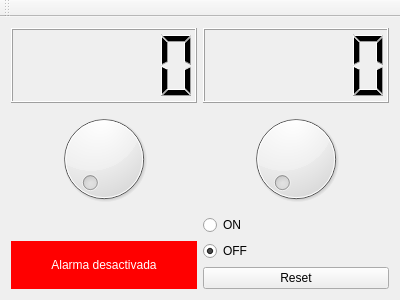
<?xml version="1.0" encoding="UTF-8"?>
<ui version="4.0">
 <class>alarma</class>
 <widget class="QMainWindow" name="alarma">
  <property name="geometry">
   <rect>
    <x>0</x>
    <y>0</y>
    <width>400</width>
    <height>300</height>
   </rect>
  </property>
  <property name="windowTitle">
   <string>alarma</string>
  </property>
  <widget class="QWidget" name="centralWidget">
   <layout class="QGridLayout" name="gridLayout">
    <item row="0" column="0">
     <widget class="QLCDNumber" name="hores"/>
    </item>
    <item row="0" column="1">
     <widget class="QLCDNumber" name="minuts"/>
    </item>
    <item row="1" column="0">
     <widget class="QDial" name="dialON">
      <property name="maximum">
       <number>23</number>
      </property>
     </widget>
    </item>
    <item row="1" column="1">
     <widget class="QDial" name="dialOFF">
      <property name="maximum">
       <number>59</number>
      </property>
      <property name="orientation">
       <enum>Qt::Horizontal</enum>
      </property>
      <property name="notchTarget">
       <double>3.700000000000000</double>
      </property>
     </widget>
    </item>
    <item row="2" column="1">
     <widget class="QRadioButton" name="radioOn">
      <property name="text">
       <string>ON</string>
      </property>
     </widget>
    </item>
    <item row="3" column="1">
     <widget class="QRadioButton" name="radioOff">
      <property name="text">
       <string>OFF</string>
      </property>
      <property name="checked">
       <bool>true</bool>
      </property>
     </widget>
    </item>
    <item row="4" column="1">
     <widget class="QPushButton" name="resetButton">
      <property name="text">
       <string>Reset</string>
      </property>
     </widget>
    </item>
    <item row="3" column="0" rowspan="2">
     <widget class="MyQLabel" name="labelEstat">
      <property name="styleSheet">
       <string notr="true">background-color: red;
color: rgb(255, 255, 255);</string>
      </property>
      <property name="text">
       <string>Alarma desactivada</string>
      </property>
      <property name="alignment">
       <set>Qt::AlignCenter</set>
      </property>
     </widget>
    </item>
   </layout>
  </widget>
  <widget class="QToolBar" name="mainToolBar">
   <attribute name="toolBarArea">
    <enum>TopToolBarArea</enum>
   </attribute>
   <attribute name="toolBarBreak">
    <bool>false</bool>
   </attribute>
  </widget>
 </widget>
 <layoutdefault spacing="6" margin="11"/>
 <customwidgets>
  <customwidget>
   <class>MyQLabel</class>
   <extends>QLabel</extends>
   <header>myqlabel.h</header>
   <slots>
    <signal>enviaZero(int)</signal>
    <signal>radioOff2On(bool)</signal>
    <slot>setOn()</slot>
    <slot>setOff()</slot>
    <slot>setHour(int)</slot>
    <slot>setMinute(int)</slot>
    <slot>reset()</slot>
   </slots>
  </customwidget>
 </customwidgets>
 <resources/>
 <connections>
  <connection>
   <sender>dialON</sender>
   <signal>valueChanged(int)</signal>
   <receiver>hores</receiver>
   <slot>display(int)</slot>
   <hints>
    <hint type="sourcelabel">
     <x>109</x>
     <y>116</y>
    </hint>
    <hint type="destinationlabel">
     <x>107</x>
     <y>52</y>
    </hint>
   </hints>
  </connection>
  <connection>
   <sender>dialOFF</sender>
   <signal>valueChanged(int)</signal>
   <receiver>minuts</receiver>
   <slot>display(int)</slot>
   <hints>
    <hint type="sourcelabel">
     <x>309</x>
     <y>132</y>
    </hint>
    <hint type="destinationlabel">
     <x>317</x>
     <y>68</y>
    </hint>
   </hints>
  </connection>
  <connection>
   <sender>radioOn</sender>
   <signal>clicked()</signal>
   <receiver>labelEstat</receiver>
   <slot>setOn()</slot>
   <hints>
    <hint type="sourcelabel">
     <x>223</x>
     <y>209</y>
    </hint>
    <hint type="destinationlabel">
     <x>141</x>
     <y>253</y>
    </hint>
   </hints>
  </connection>
  <connection>
   <sender>radioOff</sender>
   <signal>clicked()</signal>
   <receiver>labelEstat</receiver>
   <slot>setOff()</slot>
   <hints>
    <hint type="sourcelabel">
     <x>243</x>
     <y>235</y>
    </hint>
    <hint type="destinationlabel">
     <x>138</x>
     <y>264</y>
    </hint>
   </hints>
  </connection>
  <connection>
   <sender>dialON</sender>
   <signal>valueChanged(int)</signal>
   <receiver>labelEstat</receiver>
   <slot>setHour(int)</slot>
   <hints>
    <hint type="sourcelabel">
     <x>65</x>
     <y>121</y>
    </hint>
    <hint type="destinationlabel">
     <x>66</x>
     <y>238</y>
    </hint>
   </hints>
  </connection>
  <connection>
   <sender>dialOFF</sender>
   <signal>valueChanged(int)</signal>
   <receiver>labelEstat</receiver>
   <slot>setMinute(int)</slot>
   <hints>
    <hint type="sourcelabel">
     <x>232</x>
     <y>173</y>
    </hint>
    <hint type="destinationlabel">
     <x>127</x>
     <y>255</y>
    </hint>
   </hints>
  </connection>
  <connection>
   <sender>resetButton</sender>
   <signal>clicked()</signal>
   <receiver>labelEstat</receiver>
   <slot>reset()</slot>
   <hints>
    <hint type="sourcelabel">
     <x>236</x>
     <y>275</y>
    </hint>
    <hint type="destinationlabel">
     <x>143</x>
     <y>273</y>
    </hint>
   </hints>
  </connection>
  <connection>
   <sender>labelEstat</sender>
   <signal>enviaZero(int)</signal>
   <receiver>dialON</receiver>
   <slot>setValue(int)</slot>
   <hints>
    <hint type="sourcelabel">
     <x>31</x>
     <y>256</y>
    </hint>
    <hint type="destinationlabel">
     <x>16</x>
     <y>137</y>
    </hint>
   </hints>
  </connection>
  <connection>
   <sender>labelEstat</sender>
   <signal>enviaZero(int)</signal>
   <receiver>dialOFF</receiver>
   <slot>setValue(int)</slot>
   <hints>
    <hint type="sourcelabel">
     <x>86</x>
     <y>259</y>
    </hint>
    <hint type="destinationlabel">
     <x>240</x>
     <y>151</y>
    </hint>
   </hints>
  </connection>
  <connection>
   <sender>labelEstat</sender>
   <signal>radioOff2On(bool)</signal>
   <receiver>radioOff</receiver>
   <slot>setChecked(bool)</slot>
   <hints>
    <hint type="sourcelabel">
     <x>157</x>
     <y>239</y>
    </hint>
    <hint type="destinationlabel">
     <x>232</x>
     <y>245</y>
    </hint>
   </hints>
  </connection>
 </connections>
</ui>
